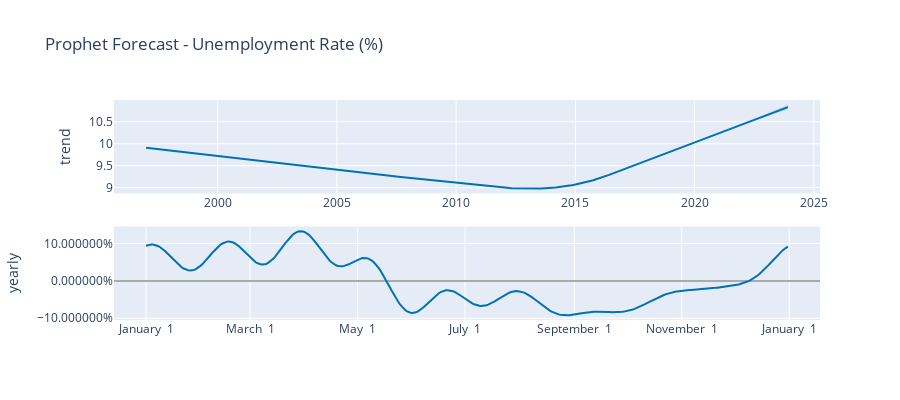

The notebook cell saved with this chart:
### Code cell
# Generate plot
fig = plot_components_plotly(optimized_model, forecast)

# Add title and labels
fig.update_layout(
    title="Prophet Forecast - Unemployment Rate (%)",     
    font=dict(size=12),                      
)       

# Show plot
fig.show()

### Figure 1 — Plotly figure (JSON) as saved in the notebook; plotly's stock layout.template omitted (floating-point values rounded to 4 significant figures; data arrays with more than 128 entries replaced by an {"elided": "..."} marker saying what was removed)
{"data": [{"line": {"color": "#0072B2", "width": 2}, "mode": "lines", "name": "trend", "type": "scatter", "x": {"elided": "324 str values"}, "xaxis": "x", "y": {"elided": "324 float values"}, "yaxis": "y"}, {"line": {"color": "rgba(0, 114, 178, 0.2)", "width": 0}, "mode": "lines", "name": "trend_upper", "type": "scatter", "x": {"elided": "324 str values"}, "xaxis": "x", "y": {"elided": "324 float values"}, "yaxis": "y"}, {"fill": "tonexty", "fillcolor": "rgba(0, 114, 178, 0.2)", "line": {"color": "rgba(0, 114, 178, 0.2)", "width": 0}, "mode": "lines", "name": "trend_lower", "type": "scatter", "x": {"elided": "324 str values"}, "xaxis": "x", "y": {"elided": "324 float values"}, "yaxis": "y"}, {"line": {"color": "#0072B2", "width": 2}, "mode": "lines", "name": "yearly", "type": "scatter", "x": {"elided": "365 str values"}, "xaxis": "x2", "y": {"elided": "365 float values"}, "yaxis": "y2"}], "layout": {"font": {"size": 12}, "height": 400, "showlegend": false, "title": {"text": "Prophet Forecast - Unemployment Rate (%)"}, "width": 900, "xaxis": {"anchor": "y", "domain": [0, 1], "range": ["1995-08-28T13:12:00", "2025-04-04T10:48:00"], "type": "date"}, "xaxis2": {"anchor": "y2", "domain": [0, 1], "range": ["2016-12-13T18:54:02.958904115", "2018-01-18T11:04:57.863013581"], "tickformat": "%B %e", "type": "date"}, "yaxis": {"anchor": "x", "domain": [0.575, 1], "rangemode": "normal", "title": {"text": "trend"}, "zerolinecolor": "#AAA"}, "yaxis2": {"anchor": "x2", "domain": [0, 0.425], "hoverformat": ".2%", "tickformat": "%", "title": {"text": "yearly"}, "zerolinecolor": "#AAA"}}}
